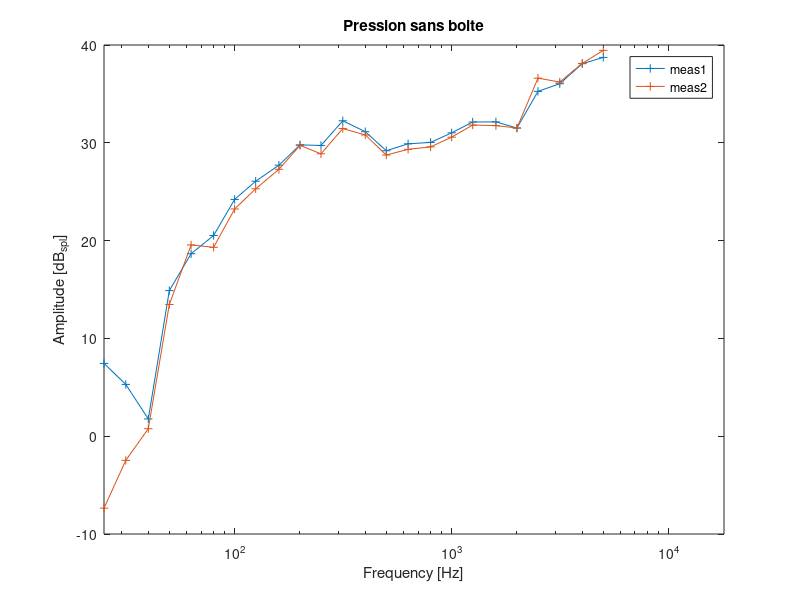
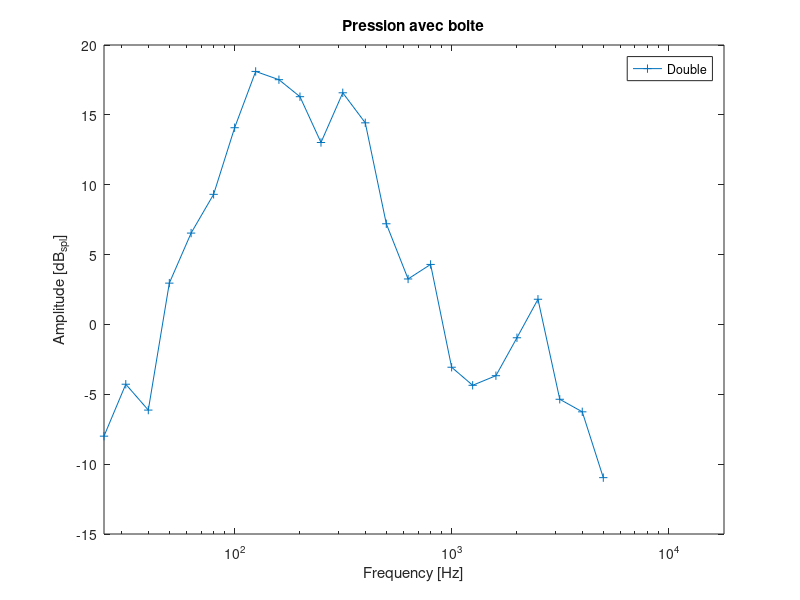
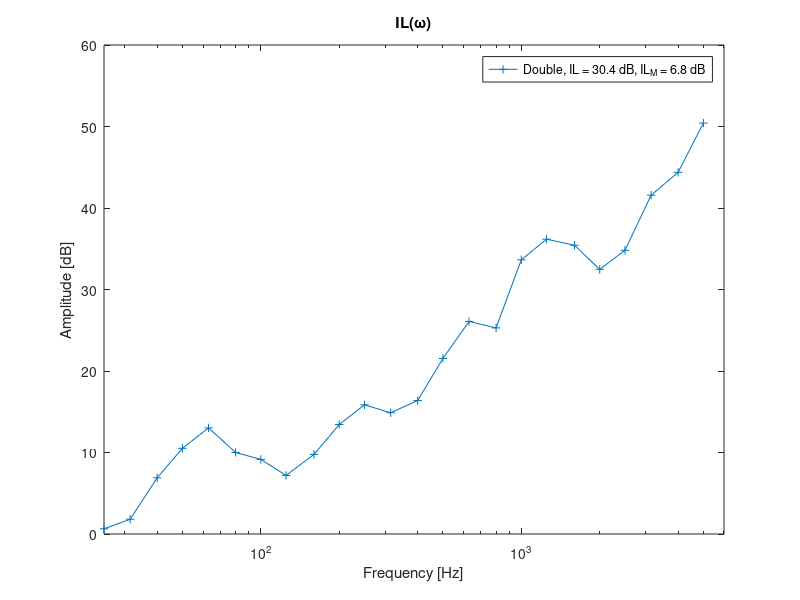

The MATLAB script that drew these images, in order: (Note: this script raises an error after producing the figures.)
clear all; clc; close all

mic=2:6;
% Load squared pressures measurements
P_sans = load('P_sans1.txt'); 
freq = P_sans(:,1);
P_sans = sum(P_sans(:,mic),2);

P_sans2 = load('P_sans2.txt');
P_sans2 = sum(P_sans2(:,mic),2);


meas_D = load('P_equipe3.txt');
meas_D = sum(meas_D(:,mic),2);




%% Trapz method to calculate global IL
M=15;%box mass

IL_D=trapz(freq(7:end),P_sans2(7:end))./trapz(freq(7:end),meas_D(7:end));% Il par frequence double paroi
IL_D_dB=10*log10(IL_D);% IL par frequence dB
IL_D_dB_M=10*log10(IL_D)-20*log10(M(1));% IL double pondéré par la masse


%% Control plot niveau sonore
figure(1)
semilogx(freq,10*log10(P_sans/2e-5),'+-')
hold on
semilogx(freq,10*log10(P_sans2/2e-5),'+-')
xlabel('Frequency [Hz]')
ylabel('Amplitude [dB_{spl}]')
xlim([25 18000])
legend('meas1','meas2')
title('Pression sans boite')

figure(2)
semilogx(freq,10*log10(meas_D/2e-5),'+-')
xlabel('Frequency [Hz]')
ylabel('Amplitude [dB_{spl}]')
xlim([25 18000])
legend('Double','Triple')
title('Pression avec boite')
%% Plot IL omega
figure(3)
semilogx(freq,10*log10(P_sans2./meas_D),'+-')
xlabel('Frequency [Hz]')
ylabel('Amplitude [dB]')
xlim([25 18000])
legend(sprintf('Double, IL = %.1f dB, IL_M = %.1f dB',IL_D_dB,IL_D_dB_M))
title('IL(\omega)')
xlim([25 6000])

 FigurePlacecement()
